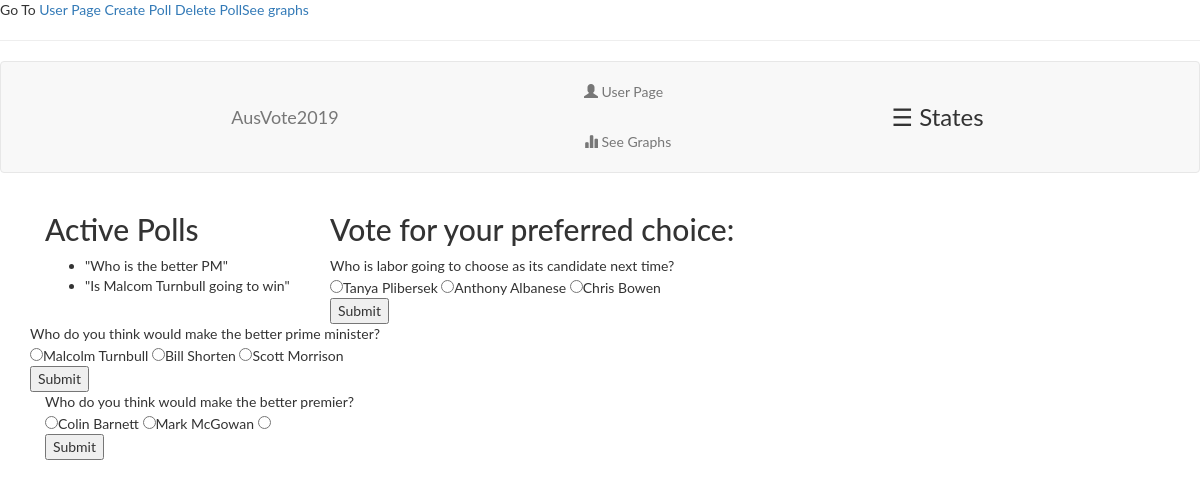
/index, run on the app's committed database.
### userpage/models.py (models this page shows, shortened)
class Base(db.Model):
    __abstract__ = True
    id = db.Column(db.Integer, primary_key=True, autoincrement=True)

class Topics(Base):
    title = db.Column(db.String(500))

class Polls(Base):
    topic_id = db.Column(db.Integer, db.ForeignKey('topics.id'))
    option_id = db.Column(db.Integer, db.ForeignKey('options.id'))
    vote_count = db.Column(db.Integer, default=0)
    topic = db.relationship('Topics', foreign_keys=[topic_id],
                            backref=db.backref('options', lazy='dynamic'))
    option = db.relationship('Options', foreign_keys=[option_id])
    def __repr__(self):
        return self.option.name

class Options(Base):
    name = db.Column(db.String(200), unique=True)

### userpage/routes.py (the view, shortened to what this page needs)
@app.route('/index', methods=['GET', 'POST'])
def index():
    if request.method == 'GET':
        topics = Topics.query.join(Polls).all()
        return render_template('index.html', title='Polls OZ', topics=topics)

### templates/index.html (shortened to what this page needs)
<!DOCTYPE html>
    <html lang="en">
        <head>
            <link rel="stylesheet" href="https://maxcdn.bootstrapcdn.com/bootstrap/3.4.0/css/bootstrap.min.css">
        </head>
        <body>
            {% extends "base.html" %}
            {% block content %}
            <div class="container">
                <div class="row">
                    <div class='col-sm-3'>
                        <h2>Active Polls</h2>
                        <ul>
                            <li>"Who is the better PM"</li>
                            <li>"Is Malcom Turnbull going to win"</li>
                        </ul>
                    </div>
                    <div class='col-sm-9'>
                        <h2>Vote for your preferred choice:</h2>
                        {% for topic in topics %}
                        <form class="voting" method="POST">
                        <span class="pollTitle" >{{topic.title}}</span><br>
                        {% for option in topic.options.all() %}
                        <input type="radio"name="Vote" value={{option}}>{{option}}
                        {% endfor %}
                        <div><input type="submit" value="Submit"></div>
                        </form>
                    </div>
                    {% endfor %}
            {% endblock %}

### templates/base.html (shortened to what this page needs)
<!doctype html>
<html lang="en">
<head>
    <link rel="stylesheet" href="https://stackpath.bootstrapcdn.com/bootstrap/4.3.1/css/bootstrap.min.css"
>
            <link rel="stylesheet" href="https://maxcdn.bootstrapcdn.com/bootstrap/3.4.0/css/bootstrap.min.css">
</head>
<body>
    <div>Go To <a href="/index">User Page</a> <a href="/api/poll">Create Poll</a> <a href="/delete-poll">Delete Poll</a><a href="/api/graphs">See graphs</a></div>
    <hr>
  <nav class="navbar navbar-default">
                <div class="container-fluid">
                    <div class="navbar-header">
                        <a class="navbar-brand" href="#">AusVote2019</a>
                    </div>
                    <ul class="nav navbar-nav navbar-left">
                        <li><a href="/index"><span class="glyphicon glyphicon-user"></span> User Page</a></li>
                        <li><a href="/api/graphs"><span class="glyphicon glyphicon-stats"></span> See Graphs</a></li>
                    </ul>
                    <ul class="nav navbar-nav navbar-right">
                        <span style="font-size:24px;cursor:pointer" onclick="openNav()">&#9776; States</span>
                    </ul>
                </div>
            </nav>
    {% block content %}{% endblock %}
</body>
</html>

### templates/base.html (style rules this page uses)
body { font-family: 'Lato', sans-serif; }

### data on the page
Topics: title "Who is labor going to choose as its candidate next time?"
Polls: name "Tanya Plibersek"
Polls: name "Anthony Albanese"
Polls: name "Chris Bowen"
Topics: title "Who do you think would make the better prime minister?"
Polls: name "Malcolm Turnbull"
Polls: name "Bill Shorten"
Polls: name "Scott Morrison"
Topics: title "Who do you think would make the better premier?"
Polls: name "Colin Barnett"
Polls: name "Mark McGowan"
